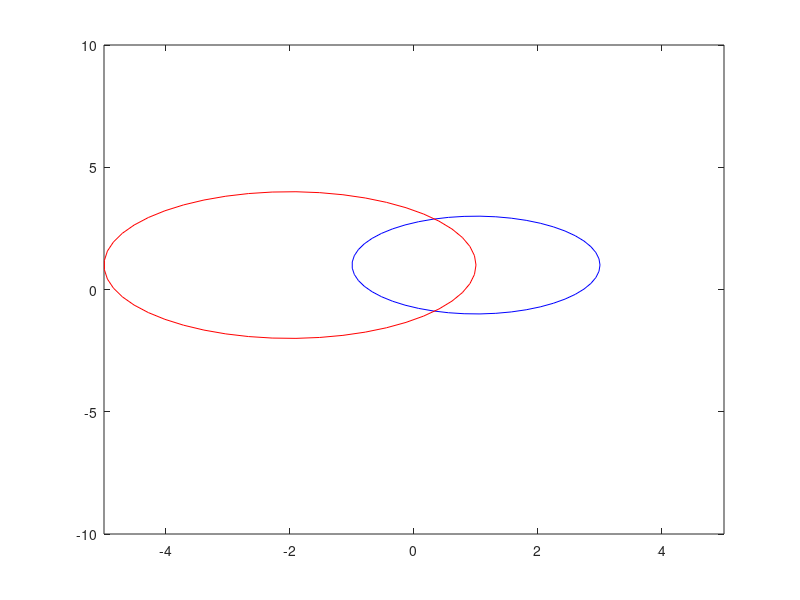

The MATLAB script that drew this image: (Note: this script raises an error after producing the figure.)
R = 2;
XC = 1;
YC = 1;
T = linspace(0,2*pi,50);
X = R*cos(T) + XC;
Y = R*sin(T) + YC;
plot(X,Y,'b')
axis([-5 5 -10 10])
hold on
E = 3;
XCC = -2;
YCC = 1;
XX = E*cos(T) + XCC;
YY = E*sin(T) + YCC;
plot(XX,YY,'r')
gtext('r=2, xc=1, yc=1')
gtext('r=3, xc=-2, yc=1')
